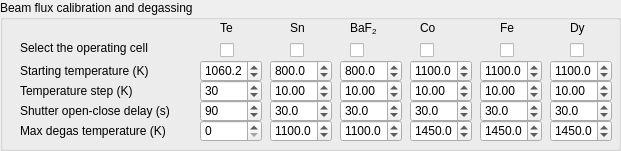
      <widget class="QGroupBox" name="groupBox_15">
       <property name="geometry">
        <rect>
         <x>10</x>
         <y>500</y>
         <width>621</width>
         <height>151</height>
        </rect>
       </property>
       <property name="title">
        <string>Beam flux calibration and degassing</string>
       </property>
       <widget class="QLabel" name="label_322">
        <property name="geometry">
         <rect>
          <x>20</x>
          <y>60</y>
          <width>231</width>
          <height>21</height>
         </rect>
        </property>
        <property name="text">
         <string>Starting temperature (K)</string>
        </property>
       </widget>
       <widget class="QCheckBox" name="mbe_select_Co_2">
        <property name="geometry">
         <rect>
          <x>420</x>
          <y>40</y>
          <width>21</width>
          <height>20</height>
         </rect>
        </property>
        <property name="text">
         <string/>
        </property>
       </widget>
       <widget class="QLabel" name="label_325">
        <property name="geometry">
         <rect>
          <x>20</x>
          <y>40</y>
          <width>141</width>
          <height>16</height>
         </rect>
        </property>
        <property name="text">
         <string>Select the operating cell</string>
        </property>
       </widget>
       <widget class="QLabel" name="label_323">
        <property name="geometry">
         <rect>
          <x>500</x>
          <y>20</y>
          <width>21</width>
          <height>16</height>
         </rect>
        </property>
        <property name="text">
         <string>Fe</string>
        </property>
       </widget>
       <widget class="QCheckBox" name="mbe_select_Baf2_2">
        <property name="geometry">
         <rect>
          <x>350</x>
          <y>40</y>
          <width>21</width>
          <height>20</height>
         </rect>
        </property>
        <property name="text">
         <string/>
        </property>
       </widget>
       <widget class="QCheckBox" name="mbe_select_Fe_2">
        <property name="geometry">
         <rect>
          <x>500</x>
          <y>40</y>
          <width>21</width>
          <height>20</height>
         </rect>
        </property>
        <property name="text">
         <string/>
        </property>
       </widget>
       <widget class="QLabel" name="label_324">
        <property name="geometry">
         <rect>
          <x>350</x>
          <y>20</y>
          <width>31</width>
          <height>16</height>
         </rect>
        </property>
        <property name="text">
         <string>&lt;html&gt;&lt;head/&gt;&lt;body&gt;&lt;p&gt;BaF&lt;span style=&quot; vertical-align:sub;&quot;&gt;2&lt;/span&gt;&lt;/p&gt;&lt;/body&gt;&lt;/html&gt;</string>
        </property>
       </widget>
       <widget class="QLabel" name="label_326">
        <property name="geometry">
         <rect>
          <x>290</x>
          <y>20</y>
          <width>21</width>
          <height>16</height>
         </rect>
        </property>
        <property name="text">
         <string>Sn</string>
        </property>
       </widget>
       <widget class="QLabel" name="label_320">
        <property name="geometry">
         <rect>
          <x>420</x>
          <y>20</y>
          <width>21</width>
          <height>16</height>
         </rect>
        </property>
        <property name="text">
         <string>Co</string>
        </property>
       </widget>
       <widget class="QCheckBox" name="mbe_select_Sn_2">
        <property name="geometry">
         <rect>
          <x>290</x>
          <y>40</y>
          <width>21</width>
          <height>20</height>
         </rect>
        </property>
        <property name="text">
         <string/>
        </property>
       </widget>
       <widget class="QDoubleSpinBox" name="mbe_cal_startT_Baf2">
        <property name="geometry">
         <rect>
          <x>340</x>
          <y>60</y>
          <width>62</width>
          <height>22</height>
         </rect>
        </property>
        <property name="decimals">
         <number>1</number>
        </property>
        <property name="maximum">
         <double>9999.000000000000000</double>
        </property>
        <property name="singleStep">
         <double>0.100000000000000</double>
        </property>
        <property name="value">
         <double>800.000000000000000</double>
        </property>
       </widget>
       <widget class="QDoubleSpinBox" name="mbe_cal_startT_Sn">
        <property name="geometry">
         <rect>
          <x>270</x>
          <y>60</y>
          <width>62</width>
          <height>22</height>
         </rect>
        </property>
        <property name="decimals">
         <number>1</number>
        </property>
        <property name="maximum">
         <double>9999.000000000000000</double>
        </property>
        <property name="singleStep">
         <double>0.100000000000000</double>
        </property>
        <property name="value">
         <double>800.000000000000000</double>
        </property>
       </widget>
       <widget class="QDoubleSpinBox" name="mbe_cal_startT_Co">
        <property name="geometry">
         <rect>
          <x>410</x>
          <y>60</y>
          <width>62</width>
          <height>22</height>
         </rect>
        </property>
        <property name="decimals">
         <number>1</number>
        </property>
        <property name="maximum">
         <double>9999.000000000000000</double>
        </property>
        <property name="singleStep">
         <double>0.100000000000000</double>
        </property>
        <property name="value">
         <double>1100.000000000000000</double>
        </property>
       </widget>
       <widget class="QDoubleSpinBox" name="mbe_cal_startT_Fe">
        <property name="geometry">
         <rect>
          <x>480</x>
          <y>60</y>
          <width>62</width>
          <height>22</height>
         </rect>
        </property>
        <property name="decimals">
         <number>1</number>
        </property>
        <property name="maximum">
         <double>9999.000000000000000</double>
        </property>
        <property name="singleStep">
         <double>0.100000000000000</double>
        </property>
        <property name="value">
         <double>1100.000000000000000</double>
        </property>
       </widget>
       <widget class="QLabel" name="label_327">
        <property name="geometry">
         <rect>
          <x>20</x>
          <y>80</y>
          <width>231</width>
          <height>21</height>
         </rect>
        </property>
        <property name="text">
         <string>Temperature step (K)</string>
        </property>
       </widget>
       <widget class="QDoubleSpinBox" name="mbe_cal_stepT_Baf2">
        <property name="geometry">
         <rect>
          <x>340</x>
          <y>80</y>
          <width>62</width>
          <height>22</height>
         </rect>
        </property>
        <property name="value">
         <double>10.000000000000000</double>
        </property>
       </widget>
       <widget class="QDoubleSpinBox" name="mbe_cal_stepT_Sn">
        <property name="geometry">
         <rect>
          <x>270</x>
          <y>80</y>
          <width>62</width>
          <height>22</height>
         </rect>
        </property>
        <property name="maximum">
         <double>99.000000000000000</double>
        </property>
        <property name="value">
         <double>10.000000000000000</double>
        </property>
       </widget>
       <widget class="QDoubleSpinBox" name="mbe_cal_stepT_Co">
        <property name="geometry">
         <rect>
          <x>410</x>
          <y>80</y>
          <width>62</width>
          <height>22</height>
         </rect>
        </property>
        <property name="value">
         <double>10.000000000000000</double>
        </property>
       </widget>
       <widget class="QDoubleSpinBox" name="mbe_cal_stepT_Fe">
        <property name="geometry">
         <rect>
          <x>480</x>
          <y>80</y>
          <width>62</width>
          <height>22</height>
         </rect>
        </property>
        <property name="value">
         <double>10.000000000000000</double>
        </property>
       </widget>
       <widget class="QLabel" name="label_328">
        <property name="geometry">
         <rect>
          <x>20</x>
          <y>100</y>
          <width>231</width>
          <height>21</height>
         </rect>
        </property>
        <property name="text">
         <string>Shutter open-close delay (s)</string>
        </property>
       </widget>
       <widget class="QDoubleSpinBox" name="mbe_cal_shutdelay_Fe">
        <property name="geometry">
         <rect>
          <x>480</x>
          <y>100</y>
          <width>62</width>
          <height>22</height>
         </rect>
        </property>
        <property name="decimals">
         <number>1</number>
        </property>
        <property name="maximum">
         <double>999.000000000000000</double>
        </property>
        <property name="singleStep">
         <double>0.100000000000000</double>
        </property>
        <property name="value">
         <double>30.000000000000000</double>
        </property>
       </widget>
       <widget class="QDoubleSpinBox" name="mbe_cal_shutdelay_Co">
        <property name="geometry">
         <rect>
          <x>410</x>
          <y>100</y>
          <width>62</width>
          <height>22</height>
         </rect>
        </property>
        <property name="decimals">
         <number>1</number>
        </property>
        <property name="maximum">
         <double>999.000000000000000</double>
        </property>
        <property name="singleStep">
         <double>0.100000000000000</double>
        </property>
        <property name="value">
         <double>30.000000000000000</double>
        </property>
       </widget>
       <widget class="QDoubleSpinBox" name="mbe_cal_shutdelay_Sn">
        <property name="geometry">
         <rect>
          <x>270</x>
          <y>100</y>
          <width>62</width>
          <height>22</height>
         </rect>
        </property>
        <property name="decimals">
         <number>1</number>
        </property>
        <property name="maximum">
         <double>999.000000000000000</double>
        </property>
        <property name="singleStep">
         <double>0.100000000000000</double>
        </property>
        <property name="value">
         <double>30.000000000000000</double>
        </property>
       </widget>
       <widget class="QDoubleSpinBox" name="mbe_cal_shutdelay_Baf2">
        <property name="geometry">
         <rect>
          <x>340</x>
          <y>100</y>
          <width>62</width>
          <height>22</height>
         </rect>
        </property>
        <property name="decimals">
         <number>1</number>
        </property>
        <property name="maximum">
         <double>999.000000000000000</double>
        </property>
        <property name="singleStep">
         <double>0.100000000000000</double>
        </property>
        <property name="value">
         <double>30.000000000000000</double>
        </property>
       </widget>
       <widget class="QLabel" name="label_337">
        <property name="geometry">
         <rect>
          <x>20</x>
          <y>120</y>
          <width>231</width>
          <height>21</height>
         </rect>
        </property>
        <property name="text">
         <string>Max degas temperature (K)</string>
        </property>
       </widget>
       <widget class="QDoubleSpinBox" name="mbe_cal_maxdegasT_Co">
        <property name="geometry">
         <rect>
          <x>410</x>
          <y>120</y>
          <width>62</width>
          <height>22</height>
         </rect>
        </property>
        <property name="decimals">
         <number>1</number>
        </property>
        <property name="maximum">
         <double>9999.000000000000000</double>
        </property>
        <property name="singleStep">
         <double>0.100000000000000</double>
        </property>
        <property name="value">
         <double>1450.000000000000000</double>
        </property>
       </widget>
       <widget class="QDoubleSpinBox" name="mbe_cal_maxdegasT_Fe">
        <property name="geometry">
         <rect>
          <x>480</x>
          <y>120</y>
          <width>62</width>
          <height>22</height>
         </rect>
        </property>
        <property name="decimals">
         <number>1</number>
        </property>
        <property name="maximum">
         <double>9999.000000000000000</double>
        </property>
        <property name="singleStep">
         <double>0.100000000000000</double>
        </property>
        <property name="value">
         <double>1450.000000000000000</double>
        </property>
       </widget>
       <widget class="QDoubleSpinBox" name="mbe_cal_maxdegasT_Baf2">
        <property name="geometry">
         <rect>
          <x>340</x>
          <y>120</y>
          <width>62</width>
          <height>22</height>
         </rect>
        </property>
        <property name="decimals">
         <number>1</number>
        </property>
        <property name="maximum">
         <double>9999.000000000000000</double>
        </property>
        <property name="singleStep">
         <double>0.100000000000000</double>
        </property>
        <property name="value">
         <double>1100.000000000000000</double>
        </property>
       </widget>
       <widget class="QDoubleSpinBox" name="mbe_cal_maxdegasT_Sn">
        <property name="geometry">
         <rect>
          <x>270</x>
          <y>120</y>
          <width>62</width>
          <height>22</height>
         </rect>
        </property>
        <property name="decimals">
         <number>1</number>
        </property>
        <property name="maximum">
         <double>9999.000000000000000</double>
        </property>
        <property name="singleStep">
         <double>0.100000000000000</double>
        </property>
        <property name="value">
         <double>1100.000000000000000</double>
        </property>
       </widget>
       <widget class="QDoubleSpinBox" name="mbe_cal_startT_Te">
        <property name="geometry">
         <rect>
          <x>200</x>
          <y>60</y>
          <width>62</width>
          <height>22</height>
         </rect>
        </property>
        <property name="decimals">
         <number>1</number>
        </property>
        <property name="maximum">
         <double>9999.000000000000000</double>
        </property>
        <property name="singleStep">
         <double>0.100000000000000</double>
        </property>
        <property name="value">
         <double>1060.200000000000045</double>
        </property>
       </widget>
       <widget class="QDoubleSpinBox" name="mbe_cal_maxdegasT_Te">
        <property name="geometry">
         <rect>
          <x>200</x>
          <y>120</y>
          <width>62</width>
          <height>22</height>
         </rect>
        </property>
        <property name="decimals">
         <number>0</number>
        </property>
        <property name="maximum">
         <double>999.000000000000000</double>
        </property>
       </widget>
       <widget class="QLabel" name="label_303">
        <property name="geometry">
         <rect>
          <x>220</x>
          <y>20</y>
          <width>21</width>
          <height>16</height>
         </rect>
        </property>
        <property name="text">
         <string>Te</string>
        </property>
       </widget>
       <widget class="QDoubleSpinBox" name="mbe_cal_shutdelay_Te">
        <property name="geometry">
         <rect>
          <x>200</x>
          <y>100</y>
          <width>62</width>
          <height>22</height>
         </rect>
        </property>
        <property name="decimals">
         <number>0</number>
        </property>
        <property name="minimum">
         <double>-180.000000000000000</double>
        </property>
        <property name="maximum">
         <double>180.000000000000000</double>
        </property>
        <property name="value">
         <double>90.000000000000000</double>
        </property>
       </widget>
       <widget class="QDoubleSpinBox" name="mbe_cal_stepT_Te">
        <property name="geometry">
         <rect>
          <x>200</x>
          <y>80</y>
          <width>62</width>
          <height>22</height>
         </rect>
        </property>
        <property name="decimals">
         <number>0</number>
        </property>
        <property name="maximum">
         <double>999.000000000000000</double>
        </property>
        <property name="value">
         <double>30.000000000000000</double>
        </property>
       </widget>
       <widget class="QCheckBox" name="mbe_select_Te_2">
        <property name="geometry">
         <rect>
          <x>220</x>
          <y>40</y>
          <width>21</width>
          <height>20</height>
         </rect>
        </property>
        <property name="text">
         <string/>
        </property>
       </widget>
       <widget class="QDoubleSpinBox" name="mbe_cal_maxdegasT_Dy">
        <property name="geometry">
         <rect>
          <x>550</x>
          <y>120</y>
          <width>62</width>
          <height>22</height>
         </rect>
        </property>
        <property name="decimals">
         <number>1</number>
        </property>
        <property name="maximum">
         <double>9999.000000000000000</double>
        </property>
        <property name="singleStep">
         <double>0.100000000000000</double>
        </property>
        <property name="value">
         <double>1450.000000000000000</double>
        </property>
       </widget>
       <widget class="QDoubleSpinBox" name="mbe_cal_shutdelay_Dy">
        <property name="geometry">
         <rect>
          <x>550</x>
          <y>100</y>
          <width>62</width>
          <height>22</height>
         </rect>
        </property>
        <property name="decimals">
         <number>1</number>
        </property>
        <property name="maximum">
         <double>999.000000000000000</double>
        </property>
        <property name="singleStep">
         <double>0.100000000000000</double>
        </property>
        <property name="value">
         <double>30.000000000000000</double>
        </property>
       </widget>
       <widget class="QCheckBox" name="mbe_select_Dy_2">
        <property name="geometry">
         <rect>
          <x>570</x>
          <y>40</y>
          <width>21</width>
          <height>20</height>
         </rect>
        </property>
        <property name="text">
         <string/>
        </property>
       </widget>
       <widget class="QDoubleSpinBox" name="mbe_cal_stepT_Dy">
        <property name="geometry">
         <rect>
          <x>550</x>
          <y>80</y>
          <width>62</width>
          <height>22</height>
         </rect>
        </property>
        <property name="value">
         <double>10.000000000000000</double>
        </property>
       </widget>
       <widget class="QLabel" name="label_351">
        <property name="geometry">
         <rect>
          <x>570</x>
          <y>20</y>
          <width>21</width>
          <height>16</height>
         </rect>
        </property>
        <property name="text">
         <string>Dy</string>
        </property>
       </widget>
       <widget class="QDoubleSpinBox" name="mbe_cal_startT_Dy">
        <property name="geometry">
         <rect>
          <x>550</x>
          <y>60</y>
          <width>62</width>
          <height>22</height>
         </rect>
        </property>
        <property name="decimals">
         <number>1</number>
        </property>
        <property name="maximum">
         <double>9999.000000000000000</double>
        </property>
        <property name="singleStep">
         <double>0.100000000000000</double>
        </property>
        <property name="value">
         <double>1100.000000000000000</double>
        </property>
       </widget>
      </widget>
